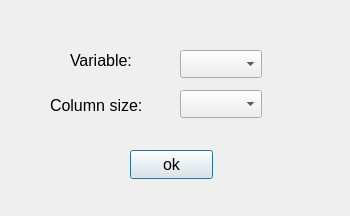
<?xml version="1.0" encoding="UTF-8"?>
<ui version="4.0">
 <class>Dialog</class>
 <widget class="QDialog" name="Dialog">
  <property name="geometry">
   <rect>
    <x>0</x>
    <y>0</y>
    <width>350</width>
    <height>216</height>
   </rect>
  </property>
  <property name="windowTitle">
   <string>Dialog</string>
  </property>
  <widget class="QComboBox" name="VariableComboBox">
   <property name="geometry">
    <rect>
     <x>180</x>
     <y>50</y>
     <width>82</width>
     <height>28</height>
    </rect>
   </property>
  </widget>
  <widget class="QLabel" name="VariableLabel">
   <property name="geometry">
    <rect>
     <x>70</x>
     <y>50</y>
     <width>81</width>
     <height>21</height>
    </rect>
   </property>
   <property name="font">
    <font>
     <pointsize>12</pointsize>
    </font>
   </property>
   <property name="text">
    <string>Variable:</string>
   </property>
  </widget>
  <widget class="QLabel" name="label">
   <property name="geometry">
    <rect>
     <x>50</x>
     <y>90</y>
     <width>111</width>
     <height>31</height>
    </rect>
   </property>
   <property name="font">
    <font>
     <pointsize>12</pointsize>
    </font>
   </property>
   <property name="text">
    <string>Сolumn size:</string>
   </property>
  </widget>
  <widget class="QComboBox" name="ColumnSizeComboBox">
   <property name="geometry">
    <rect>
     <x>180</x>
     <y>90</y>
     <width>82</width>
     <height>28</height>
    </rect>
   </property>
  </widget>
  <widget class="QPushButton" name="okPushButton">
   <property name="geometry">
    <rect>
     <x>130</x>
     <y>150</y>
     <width>83</width>
     <height>29</height>
    </rect>
   </property>
   <property name="font">
    <font>
     <pointsize>12</pointsize>
    </font>
   </property>
   <property name="text">
    <string>ok</string>
   </property>
  </widget>
 </widget>
 <resources/>
 <connections/>
</ui>
